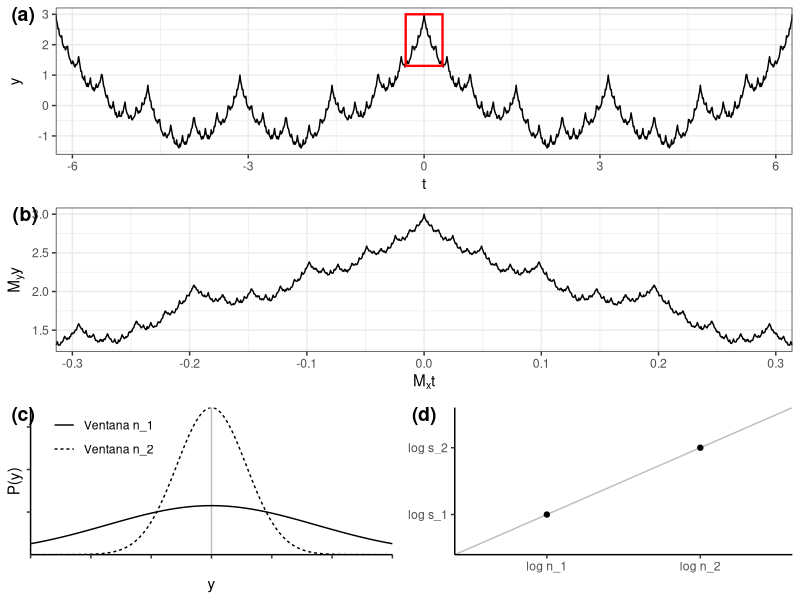

R code for this plot:
require('ggplot2')
require('ggpubr')

f = function(x){
  numTerms = 50
  xx = rep(0,length(x))
  for(i in 1:length(x)){
    for(k in 0:numTerms){
      xx[i] = xx[i] + (cos((2**k) * x[i])/(1.5**k))
    }
  }
  return(xx)
}

x1  = seq(-2*pi,2*pi,length.out = 1001)
xx1 = f(x1)

x2  = seq(-0.1*pi,0.1*pi,length.out = 1001)
xx2 = f(x2)

xy1 = cbind(x1,xx1)
xy1 = as.data.frame(xy1)

xy2 = cbind(x2,xx2)
xy2 = as.data.frame(xy2)

A = ggplot(xy1,aes(x=x1,y=xx1)) +
  theme_bw() +
  xlab('t') + ylab('y') +
  scale_x_continuous(expand=c(0,0)) +
  geom_line() +
  annotate(geom='rect',xmin=min(x2),xmax=max(x2),
           ymin=min(xx2),ymax=max(xx2),
           fill=NA,color='red',size=.8)

B = ggplot(xy2,aes(x=x2,y=xx2)) +
  theme_bw() +
  xlab(expression(paste(M[x],t))) +
  ylab(expression(paste(M[y],y))) +
  scale_x_continuous(expand=c(0,0)) +
  geom_line()

err1 = function(x){
  return( exp(-(x**2/(2/3)))/sqrt(2*pi/3) )
}
err2 = function(x){
  return( exp(-(x**2/(2*3)))/sqrt(2*pi*3) )
}

X1 = seq(-3,3,by=1/100)
P1 = err1(X1)
P2 = err2(X1)

curvas = cbind(rbind(X1,P1,rep(1,length(P1))),
               rbind(X1,P2,rep(0,length(P2))))
curvas = as.data.frame(t(curvas))
colnames(curvas) = c('xx','pp','indice')
curvas$indice = factor(curvas$indice,
                       labels=c('Ventana n_1','Ventana n_2'))

C = ggplot(curvas,aes(x=xx,y=pp,linetype=indice)) +
  theme_classic() +
  xlab('y') +
  ylab('P(y)') +
  labs(linetype=NULL) +
  theme(legend.position = c(.2,.8)) +
  scale_x_continuous(expand=c(0,0)) +
  scale_y_continuous(expand=c(0,0)) +
  geom_vline(xintercept = 0,color='gray') +
  theme(axis.text.y = element_blank()) +
  theme(axis.text.x = element_blank()) +
  geom_line()

px = c(1,2)
py = c(1,2)

punts = cbind(px,py)
punts = as.data.frame(punts)

D = ggplot(punts,aes(x=px,y=py)) +
  theme_classic() +
  xlab(NULL) +
  ylab(NULL) +
  expand_limits(x=c(.5,2.5),y=c(.5,2.5)) +
  scale_x_continuous(breaks=c(1,2),labels=c('log n_1','log n_2')) +
  scale_y_continuous(breaks=c(1,2),labels=c('log s_1','log s_2')) +
  geom_abline(intercept = 0,slope=1,color='gray') +
  geom_point()

AB = ggarrange(A,B,ncol=1,nrow=2,align = 'v',labels = c('(a)','(b)'))

CD = ggarrange(C,D,ncol=2,nrow=1,align = 'h',labels = c('(c)','(d)'))

ggarrange(AB,CD,ncol=1,nrow=2,align = 'v',heights=c(2/3,1/3))
